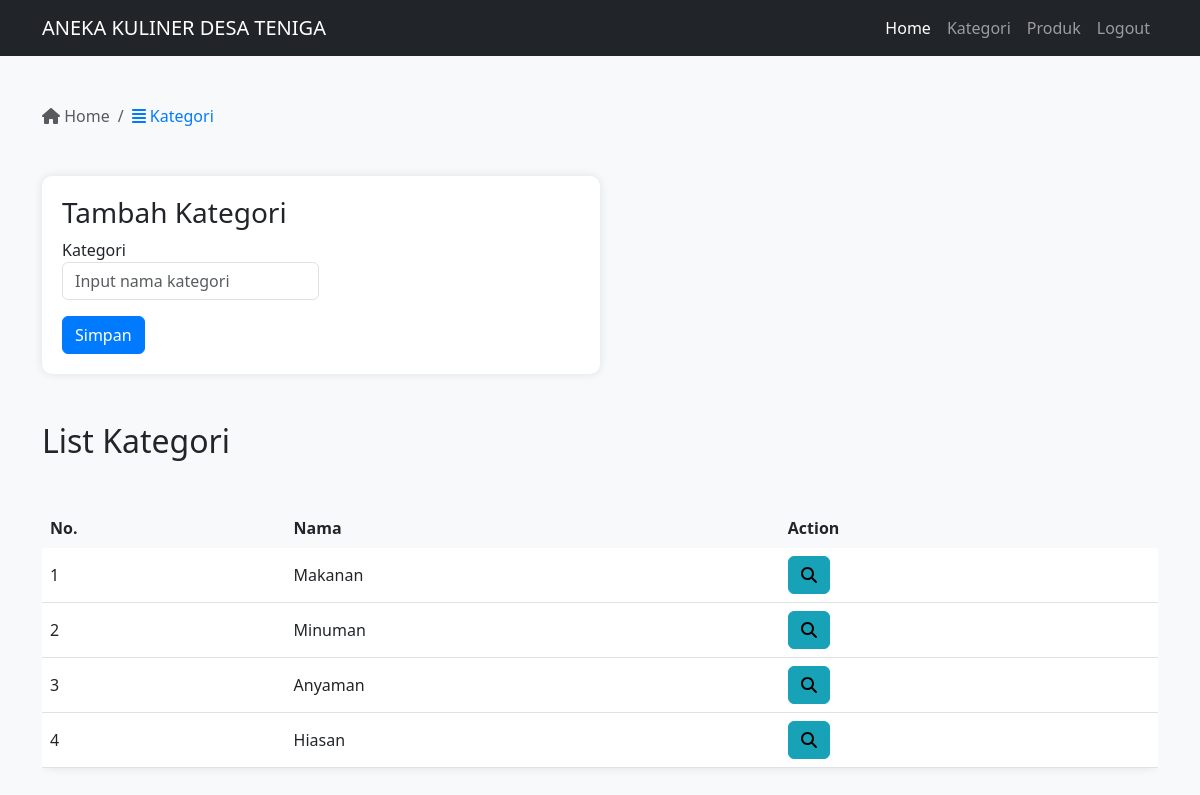
The app's page /admin/kategori.php (signed in) with its own data.
### tables this page shows
CREATE TABLE `kategori` (
  `id` int(11) NOT NULL,
  `nama` varchar(100) NOT NULL
);

### admin/kategori.php (the view, shortened to what this page needs)
<?php
require '../connection.php';
$queryKategori = mysqli_query($con, "SELECT * FROM kategori");
$jumlahKategori = mysqli_num_rows($queryKategori);
?>
<!DOCTYPE html>
<html lang="en">
<head>
  <link rel="stylesheet" href="../bootstrap/css/bootstrap.min.css">
  <link rel="stylesheet" href="../fontawesome/css/fontawesome.min.css">
</head>
<body>
  <?php require "navbar.php"; ?>
  <div class="container mt-5">
    <nav aria-label="breadcrumb">
      <ol class="breadcrumb">
        <li class="breadcrumb-item active" aria-current="page"> <a href="../admin" class="no-decoration text-muted"><i
              class="fas fa-home"></i> Home </a>
        </li>
        <li class="breadcrumb-item active" aria-current="page"><i class="fas fa-align-justify"></i> Kategori</li>
      </ol>
    </nav>
    <div class="my-5 col-12 col-md-6">
      <h3>Tambah Kategori</h3>
      <form action="" method="post">
        <div class="">
          <label for="kategori">
            Kategori
            <input type="text" name="kategori" id="kategori" placeholder="Input nama kategori" class="form-control">
          </label>
        </div>
        <div class="mt-3">
          <button class=" btn btn-primary" type="submit" name="simpan_kategori">Simpan</button>
        </div>
      </form>
    </div>
    <div class="mt-3">
      <h2>List Kategori</h2>
      <div class="table-responsive mt-5">
        <table class="table">
          <thead>
            <tr>
              <th>No.</th>
              <th>Nama</th>
              <th>Action</th>
            </tr>
          </thead>
          <tbody>
            <?php
            if ($jumlahKategori == 0) {
              ?>
              <tr>
                <td colspan="3" class="text-center">Data kategori tidak tersedia</td>
              </tr>
              <?php
            } else {
              $jumlah = 1;
              while ($data = mysqli_fetch_array($queryKategori)) {
                ?>
                <tr>
                  <td>
                    <?php echo $jumlah; ?>
                  </td>
                  <td>
                    <?php echo $data['nama']; ?>
                  </td>
                  <td>
                    <a href="kategori-detail.php?p=<?php echo $data['id']; ?>" class="btn btn-info"><i
                        class="fas fa-search"></i></a>
                  </td>
                </tr>
                <?php
                $jumlah++;
              }
            }
            ?>
          </tbody>
        </table>
      </div>
    </div>
  </div>
</body>
</html>

### admin/kategori.php (style rules this page uses)
.no-decoration { text-decoration: none; }
body { background-color: #f8f9fa; }
.breadcrumb-item.active { color: #007bff; }
.my-5 { background-color: #ffffff; border-radius: 10px; padding: 20px; box-shadow: 0 0 10px rgba(0, 0, 0, 0.1); }
.table { background-color: #ffffff; border-radius: 10px; box-shadow: 0 0 10px rgba(0, 0, 0, 0.1); }
.table th { background-color: #f8f9fa; border: none; }
.table td { vertical-align: middle; }
.btn-primary { background-color: #007bff; border-color: #007bff; }
.btn-info { background-color: #17a2b8; border-color: #17a2b8; }

### records on screen
kategori: nama "Makanan"
kategori: nama "Minuman"
kategori: nama "Anyaman"
kategori: nama "Hiasan"
